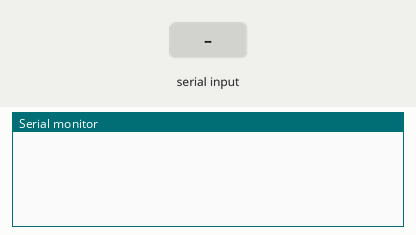
This sketch was run on a simulated Arduino Uno, built with avr-gcc and run on an emulated ATmega328P. Parts: the last lines printed to the serial monitor. The test bench sets the inputs (shaded band).

Above: at 1.2 s.
1.3 s: "0\n" received over Serial
At 2.8 s:
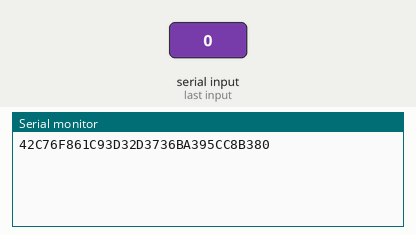
3.8 s: "1\n" received over Serial
At 5.8 s:
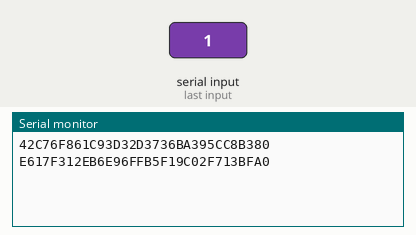
6.3 s: "2\n" received over Serial
At 7.7 s:
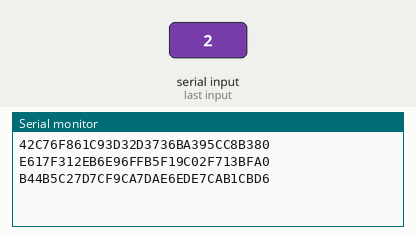
8.8 s: "3\n" received over Serial
At 10.8 s:
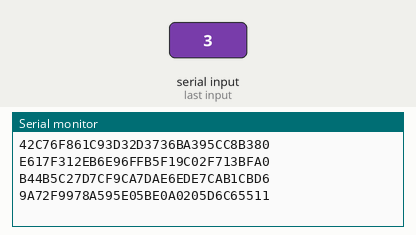
11.3 s: "4\n" received over Serial
At 12.7 s:
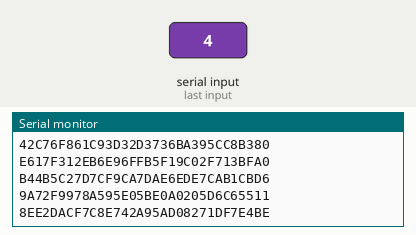
13.8 s: "5\n" received over Serial
At 15.9 s:
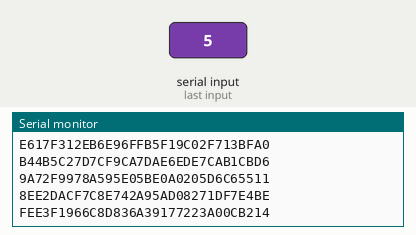

Measured:
- after the input at 1.3 s, the serial monitor: prints a new line after 1.0 s (image 1)
- after the input at 3.8 s, the serial monitor: prints a new line after 1.0 s (image 2)
- after the input at 6.3 s, the serial monitor: prints a new line after 1.0 s (image 3)
- after the input at 8.8 s, the serial monitor: prints a new line after 1.0 s (image 4)
- after the input at 11.3 s, the serial monitor: prints a new line after 1.0 s (image 5)
- after the input at 13.8 s, the serial monitor: prints a new line after 1.0 s (image 6)

The sketch:

aduino_AES.ino
```cpp
#define PIN_TRIGG 5

uint8_t buffer_rx[256];
uint8_t buffer_index = 0;
uint8_t RK[176] = {0,};

uint8_t Sbox[256] = {
  0x63, 0x7c, 0x77, 0x7b, 0xf2, 0x6b, 0x6f, 0xc5, 0x30, 0x01, 0x67, 0x2b, 0xfe, 0xd7, 0xab, 0x76,
    0xca, 0x82, 0xc9, 0x7d, 0xfa, 0x59, 0x47, 0xf0, 0xad, 0xd4, 0xa2, 0xaf, 0x9c, 0xa4, 0x72, 0xc0,
    0xb7, 0xfd, 0x93, 0x26, 0x36, 0x3f, 0xf7, 0xcc, 0x34, 0xa5, 0xe5, 0xf1, 0x71, 0xd8, 0x31, 0x15,
    0x04, 0xc7, 0x23, 0xc3, 0x18, 0x96, 0x05, 0x9a, 0x07, 0x12, 0x80, 0xe2, 0xeb, 0x27, 0xb2, 0x75,
    0x09, 0x83, 0x2c, 0x1a, 0x1b, 0x6e, 0x5a, 0xa0, 0x52, 0x3b, 0xd6, 0xb3, 0x29, 0xe3, 0x2f, 0x84,
    0x53, 0xd1, 0x00, 0xed, 0x20, 0xfc, 0xb1, 0x5b, 0x6a, 0xcb, 0xbe, 0x39, 0x4a, 0x4c, 0x58, 0xcf,
    0xd0, 0xef, 0xaa, 0xfb, 0x43, 0x4d, 0x33, 0x85, 0x45, 0xf9, 0x02, 0x7f, 0x50, 0x3c, 0x9f, 0xa8,
    0x51, 0xa3, 0x40, 0x8f, 0x92, 0x9d, 0x38, 0xf5, 0xbc, 0xb6, 0xda, 0x21, 0x10, 0xff, 0xf3, 0xd2,
    0xcd, 0x0c, 0x13, 0xec, 0x5f, 0x97, 0x44, 0x17, 0xc4, 0xa7, 0x7e, 0x3d, 0x64, 0x5d, 0x19, 0x73,
    0x60, 0x81, 0x4f, 0xdc, 0x22, 0x2a, 0x90, 0x88, 0x46, 0xee, 0xb8, 0x14, 0xde, 0x5e, 0x0b, 0xdb,
    0xe0, 0x32, 0x3a, 0x0a, 0x49, 0x06, 0x24, 0x5c, 0xc2, 0xd3, 0xac, 0x62, 0x91, 0x95, 0xe4, 0x79,
    0xe7, 0xc8, 0x37, 0x6d, 0x8d, 0xd5, 0x4e, 0xa9, 0x6c, 0x56, 0xf4, 0xea, 0x65, 0x7a, 0xae, 0x08,
    0xba, 0x78, 0x25, 0x2e, 0x1c, 0xa6, 0xb4, 0xc6, 0xe8, 0xdd, 0x74, 0x1f, 0x4b, 0xbd, 0x8b, 0x8a,
    0x70, 0x3e, 0xb5, 0x66, 0x48, 0x03, 0xf6, 0x0e, 0x61, 0x35, 0x57, 0xb9, 0x86, 0xc1, 0x1d, 0x9e,
    0xe1, 0xf8, 0x98, 0x11, 0x69, 0xd9, 0x8e, 0x94, 0x9b, 0x1e, 0x87, 0xe9, 0xce, 0x55, 0x28, 0xdf,
    0x8c, 0xa1, 0x89, 0x0d, 0xbf, 0xe6, 0x42, 0x68, 0x41, 0x99, 0x2d, 0x0f, 0xb0, 0x54, 0xbb, 0x16
};

uint8_t strToHex(char ch){
  uint8_t result;
  switch(ch){
    case '0' : result = 0; break;
    case '1' : result = 1; break;
    case '2' : result = 2; break;
    case '3' : result = 3; break;
    case '4' : result = 4; break;
    case '5' : result = 5; break;
    case '6' : result = 6; break;
    case '7' : result = 7; break;
    case '8' : result = 8; break;
    case '9' : result = 9; break;
    case 'a' : result = 10; break;
    case 'b' : result = 11; break;
    case 'c' : result = 12; break;
    case 'd' : result = 13; break;
    case 'e' : result = 14; break;
    case 'f' : result = 15; break;
    case 'A' : result = 10; break;
    case 'B' : result = 11; break;
    case 'C' : result = 12; break;
    case 'D' : result = 13; break;
    case 'E' : result = 14; break;
    case 'F' : result = 15; break;
  }
  return result;
}

void RotWord(uint8_t T[4]){
  uint8_t tmp;
  tmp = T[0];
  T[0] = T[1];
  T[1] = T[2];
  T[2] = T[3];
  T[3] = tmp;
}

void SubWord(uint8_t T[4]){
  T[0] = Sbox[T[0]];
  T[1] = Sbox[T[1]];
  T[2] = Sbox[T[2]];
  T[3] = Sbox[T[3]];
}

uint8_t Rcons[10] = {0x01, 0x02, 0x04, 0x08, 0x10, 0x20, 0x40, 0x80, 0x1b, 0x36};

void RoundKeyGeneration128(uint8_t MK[16],uint8_t RK[176]){
  int i;
  uint8_t T[4];

  for(i=0;i<16;i++){
    RK[i] = MK[i];
  }

  for(i=0;i<10;i++){
    T[0] = RK[16*i+12];
    T[1] = RK[16*i+13];
    T[2] = RK[16*i+14];
    T[3] = RK[16*i+15];

    RotWord(T);
    SubWord(T);
    T[0] ^= Rcons[i];

    RK[16*i+16] = RK[16*i] ^ T[0];
    RK[16*i+17] = RK[16*i+1] ^ T[1];
    RK[16*i+18] = RK[16*i+2] ^ T[2];
    RK[16*i+19] = RK[16*i+3] ^ T[3];
    RK[16*i+20] = RK[16*i+4] ^ RK[16*i+16];
    RK[16*i+21] = RK[16*i+5] ^ RK[16*i+17];
    RK[16*i+22] = RK[16*i+6] ^ RK[16*i+18];
    RK[16*i+23] = RK[16*i+7] ^ RK[16*i+19];
    RK[16*i+24] = RK[16*i+8] ^ RK[16*i+20];
    RK[16*i+25] = RK[16*i+9] ^ RK[16*i+21];
    RK[16*i+26] = RK[16*i+10] ^ RK[16*i+22];
    RK[16*i+27] = RK[16*i+11] ^ RK[16*i+23];
    RK[16*i+28] = RK[16*i+12] ^ RK[16*i+24];
    RK[16*i+29] = RK[16*i+13] ^ RK[16*i+25];
    RK[16*i+30] = RK[16*i+14] ^ RK[16*i+26];
    RK[16*i+31] = RK[16*i+15] ^ RK[16*i+27];
  }
}

void AddRoundKey(uint8_t s[16], uint8_t rk[16]) {
    s[0] ^= rk[0]; s[1] ^= rk[1]; s[2] ^= rk[2]; s[3] ^= rk[3];
    s[4] ^= rk[4]; s[5] ^= rk[5]; s[6] ^= rk[6]; s[7] ^= rk[7];
    s[8] ^= rk[8]; s[9] ^= rk[9]; s[10] ^= rk[10]; s[11] ^= rk[11];
    s[12] ^= rk[12]; s[13] ^= rk[13]; s[14] ^= rk[14]; s[15] ^= rk[15];
}

void SubBytes(uint8_t s[16]) {
    s[0] = Sbox[s[0]]; s[1] = Sbox[s[1]]; s[2] = Sbox[s[2]]; s[3] = Sbox[s[3]];
    s[4] = Sbox[s[4]]; s[5] = Sbox[s[5]]; s[6] = Sbox[s[6]]; s[7] = Sbox[s[7]];
    s[8] = Sbox[s[8]]; s[9] = Sbox[s[9]]; s[10] = Sbox[s[10]]; s[11] = Sbox[s[11]];
    s[12] = Sbox[s[12]]; s[13] = Sbox[s[13]]; s[14] = Sbox[s[14]]; s[15] = Sbox[s[15]];
}

void ShiftRows(uint8_t S[16]){
  uint8_t temp;
  temp = S[1]; S[1] = S[5]; S[5] = S[9]; S[9] = S[13]; S[13] = temp;
  temp = S[2]; S[2] = S[10]; S[10] = temp;
  temp = S[6]; S[6] = S[14]; S[14] = temp;
  temp = S[15]; S[15] = S[11]; S[11] = S[7]; S[7] = S[3]; S[3] = temp;
}

#define MUL2(a) (a<<1)^(a&0x80?0x1b:0)
#define MUL3(a) (MUL2(a))^(a)

void MixColumns(uint8_t S[16]){
    int i;
    uint8_t temp[16];

    for (i=0;i<16;i+=4){
        temp[i] = MUL2(S[i]) ^ MUL3(S[i+1]) ^ S[i + 2] ^ S[i + 3];
        temp[i+1] = S[i] ^ MUL2(S[i + 1]) ^ MUL3(S[i + 2]) ^ S[i + 3];
        temp[i+2] = S[i] ^ S[i + 1] ^ MUL2(S[i + 2]) ^ MUL3(S[i + 3]);
        temp[i+3] = MUL3(S[i]) ^ S[i + 1] ^ S[i + 2] ^ MUL2(S[i + 3]);
    }

    S[0] = temp[0]; S[1] = temp[1]; S[2] = temp[2]; S[3] = temp[3];
    S[4] = temp[4]; S[5] = temp[5]; S[6] = temp[6]; S[7] = temp[7];
    S[8] = temp[8]; S[9] = temp[9]; S[10] = temp[10]; S[11] = temp[11];
    S[12] = temp[12]; S[13] = temp[13]; S[14] = temp[14]; S[15] = temp[15];
}

void AES_ENC(uint8_t PT[16], uint8_t RK[176], uint8_t CT[16]){
    int Nr = 10;
    int i;
    uint8_t temp[16];

    for (i =0;i<16;i++) temp[i] = PT[i];

    AddRoundKey(temp, RK);

    for (i=0;i< Nr-1;i++){
        SubBytes(temp);
        ShiftRows(temp);
        MixColumns(temp);
        AddRoundKey(temp,RK+16*(i+1));
    }

    SubBytes(temp);
    ShiftRows(temp);
    AddRoundKey(temp,RK+16*(i+1));

    for ( i = 0;i<16;i++) CT[i] = temp[i];
}

void setup(){
  pinMode(PIN_TRIGG, OUTPUT);
  digitalWrite(PIN_TRIGG,LOW);
  Serial.begin(115200);
}

void loop(){
  SerialEvent();
}

void SerialEvent(){
  uint8_t input[16]={0,};
  uint8_t output[16]={0,};
  char ioc[8];
  int i;
  uint8_t MK[16]={ 0x01,0x23,0x45,0x67,0x89,0xab,0xcd,0xef,
                 0x12,0x34,0x56,0x78,0x9a,0xbc,0xde,0xf0 };

  while(Serial.available()){
      buffer_index = Serial.readBytes((char*)buffer_rx, 33);
  }

  //sprintf(ioc, "%02X", buffer_index);
  //Serial.print(ioc);

  if(buffer_index != 0) {
    for(uint8_t p=0; p<16; p++) {
        input[p] = (strToHex(buffer_rx[2*p])<<4) ^ (strToHex(buffer_rx[2*p+1]));
    }

    RoundKeyGeneration128(MK, RK);
    AES_ENC(input, RK, output);

    for(i=0; i<16; i++){
      sprintf(ioc, "%02X", output[i]);
      Serial.print(ioc);
    }

    Serial.print("\n");

  }

  buffer_index=0;
  Serial.flush();

}
```

Aligned.c
```cpp
#include <stdio.h>
#include <stdlib.h>
#include <math.h>
#include <string.h>

#define _FOLD_ "/Users/lhs/Desktop/github/myArchive/School/3학년 2학기/부채널분석/실습/"
#define TraceFN "AES.traces"
#define AlignedTraceFN "AlignedAES.traces"

// 두 신호 배열 x와 y의 공분산 계산 함수
double cov(float *x, float *y, int size) {
    double Sxy = 0, Sx = 0, Sy = 0;
    int i;
    for (i = 0; i < size; i++) {
        Sxy += x[i] * y[i]; // E(XY)
        Sx += x[i];
        Sy += y[i];
    }
    return (Sxy - Sx * Sy / (double)size) / (double)size; // 공분산 계산
}

// data2를 data1에 맞춰 정렬하는 함수
void subalign(float *data1, float *data2, int windowsize, int stepsize, int threshold, int TraceLength) {
    int m, j, size, maxcovpos, k;
    float *x, *y;
    double covval, maxcov;

    // TraceLength 범위 내에서 stepsize 간격으로 부분 파형 정렬
    for (m = 0; m < (TraceLength - windowsize); m += stepsize) {
        maxcovpos = 0;
        maxcov = 0;

        // -threshold부터 threshold까지 이동하면서 공분산 최대값 찾기
        for (j = -threshold; j < threshold; j++) {
            if (j < 0) { // j가 음수일 때 data1과 data2의 시작 위치 조정
                x = data1 + m;
                y = data2 + m - j;
                size = windowsize + j;
            } else { // j가 양수일 때 data1과 data2의 시작 위치 조정
                x = data1 + m + j;
                y = data2 + m;
                size = windowsize - j;
            }

            // 현재 위치에서 공분산 계산
            covval = cov(x, y, size);

            // 최대 공분산 값과 그 위치 저장
            if (covval > maxcov) {
                maxcovpos = j;
                maxcov = covval;
            }
        }

        // 최대 공분산 위치에 따라 data2를 data1에 맞춰 정렬
        if (maxcovpos < 0) { // 음수일 경우 앞쪽으로 이동
            for (k = m; k < (TraceLength + maxcovpos); k++) {
                data2[k] = data2[k - maxcovpos];
            }
        } else { // 양수일 경우 뒤쪽으로 이동
            for (k = (TraceLength - maxcovpos - 1); k >= m; k--) {
                data2[k + maxcovpos] = data2[k];
            }
        }
    }
}

// AES 전력 파형을 정렬하여 새로운 파일에 저장하는 함수
void Alignment() {
    int windowsize = 500;  // 부분 파형의 길이
    int stepsize = 450;    // 다음 파형으로 넘어갈 때 이동할 간격
    int threshold = 100;   // 좌우로 이동할 범위 (최대 공분산 찾기 위해)
    char buf[256];
    FILE *rfp, *wfp;
    int TraceLength, TraceNum, i;

    float *data, *data1;

    // 원본 파일 경로 설정 및 열기
    sprintf(buf, "%s%s", _FOLD_, TraceFN);
    rfp = fopen(buf, "rb");
    if (rfp == NULL) {
        printf("File Open Error for reading: %s\n", buf);
        return;
    }

    // 정렬된 데이터를 저장할 파일 경로 설정 및 열기
    sprintf(buf, "%s%s", _FOLD_, AlignedTraceFN);
    wfp = fopen(buf, "wb");
    if (wfp == NULL) {
        printf("File Open Error for writing: %s\n", buf);
        fclose(rfp);
        return;
    }

    // TraceLength와 TraceNum을 읽어 저장 (각 파형의 길이와 총 개수)
    fread(&TraceLength, sizeof(int), 1, rfp);
    fwrite(&TraceLength, sizeof(int), 1, wfp);
    fread(&TraceNum, sizeof(int), 1, rfp);
    fwrite(&TraceNum, sizeof(int), 1, wfp);

    // 데이터 메모리 할당
    data = (float *)calloc(TraceLength, sizeof(float));
    data1 = (float *)calloc(TraceLength, sizeof(float));

    // 첫 번째 파형을 읽어 data에 저장하고 파일에 기록
    fread(data, sizeof(float), TraceLength, rfp);
    fwrite(data, sizeof(float), TraceLength, wfp);

    // 각 파형을 읽고 첫 번째 파형에 맞춰 정렬 후 파일에 기록
    for (i = 1; i < TraceNum; i++) {
        fread(data1, sizeof(float), TraceLength, rfp); // 다음 파형 읽기
        subalign(data, data1, windowsize, stepsize, threshold, TraceLength); // 정렬 수행
        fwrite(data1, sizeof(float), TraceLength, wfp); // 정렬된 파형을 파일에 기록
        printf("Aligned Trace %d/%d\n", i + 1, TraceNum); // 진행 상황 출력
    }

    // 파일 닫기 및 메모리 해제
    fclose(rfp);
    fclose(wfp);
    free(data);
    free(data1);

    printf("Alignment completed. Aligned traces saved to %s\n", AlignedTraceFN);
}

int main() {
    Alignment(); // 전력 파형 정렬 함수 호출
    return 0;
}
```
